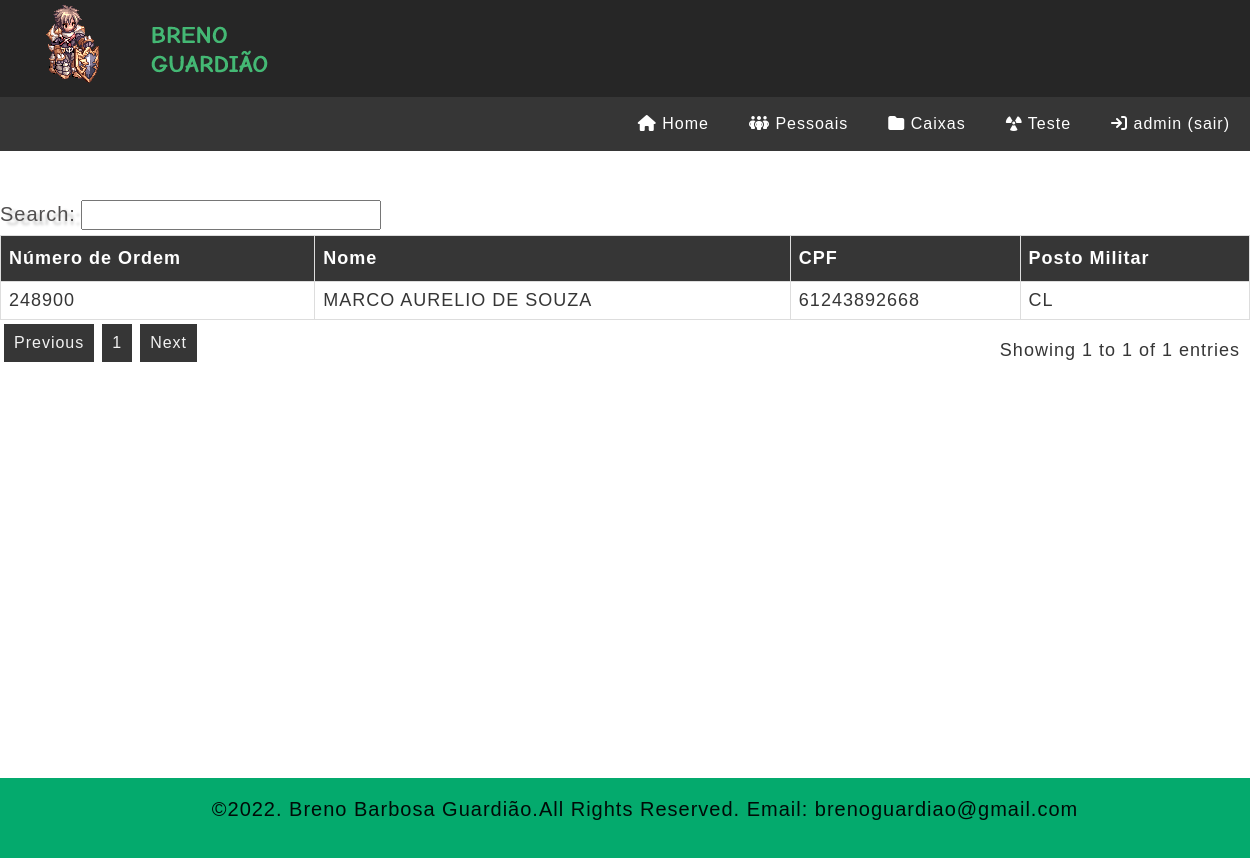
The page /?pagina=pessoais (signed in) on the database its author committed.
### tables this page shows
CREATE TABLE `mai_pessoais` (
  `tipo` char(1) DEFAULT NULL,
  `posto` char(2) DEFAULT NULL,
  `nordem` char(6) DEFAULT NULL,
  `status` char(1) DEFAULT NULL,
  `digito` char(1) DEFAULT NULL,
  `ompag` char(6) DEFAULT NULL,
  `nomeom` char(21) DEFAULT NULL,
  `subom` char(6) DEFAULT NULL,
  `dt` char(5) DEFAULT NULL,
  `nposto` char(2) DEFAULT NULL,
  `esp` char(3) DEFAULT NULL,
  `nome` char(30) DEFAULT NULL,
  `ref` char(2) DEFAULT NULL,
  `cod_esp` char(10) DEFAULT NULL,
  `id` char(10) DEFAULT NULL,
  `cpf` char(11) DEFAULT NULL,
  `banco` char(3) DEFAULT NULL,
  `agencia` char(5) DEFAULT NULL,
  `cc` char(13) DEFAULT NULL,
  `receita` char(13) DEFAULT NULL,
  `despesa` char(13) DEFAULT NULL,
  `liquido` char(13) DEFAULT NULL,
  `anuenio` char(9) DEFAULT NULL,
  `pasep` char(11) DEFAULT NULL,
  `depir` char(2) DEFAULT NULL,
  `depsf` char(5) DEFAULT NULL,
  `quota` char(2) DEFAULT NULL,
  `pm` char(2) DEFAULT NULL,
  `funsa` char(2) DEFAULT NULL,
  `isir` char(1) DEFAULT NULL,
  `margem` char(13) DEFAULT NULL
);

### db.php (called while the page is built, shortened)
<?php
$servidor = "localhost";
$usuario = "root";
$senha = "";
$db = "sdpp";
$conexao = mysqli_connect($servidor, $usuario, $senha, $db);
$query = "SELECT * FROM mai_pessoais";
$consulta_pessoais = mysqli_query($conexao, $query);
?>

### views/pessoais.php (the view, shortened to what this page needs)
<!DOCTYPE html>
<html>
    <head>
        <link rel="stylesheet" href="css/estilo.css">
        <link rel="stylesheet" href="css/tabela.css">
    </head>
    <body>
        <table id="tabela" class="display nowrap" style="width:100%">
<thead>
<tr>
    <th>Número de Ordem</th>
    <th>Nome</th>
    <th>CPF</th>
    <th>Posto Militar</th>
</tr>
</thead>
<?php
    while($linha= mysqli_fetch_array($consulta_pessoais)){
        echo '<tr><td>'.$linha['nordem'].'</td>';
        echo '<td>'.$linha['nome'].'</td>';
        echo '<td>'.$linha['cpf'].'</td>';
        echo '<td>'.$linha['pm'].'</td>';
    }
?>
</table>

### css/estilo.css (style rules this page uses)
* { margin: 0; padding: 0; }
body { font-family: Helvetica, arial; font-size: 18px; color:#363636; position: relative; padding-bottom: 58px; min-height: 100vh; letter-spacing: 1px; }

### css/tabela.css (style rules this page uses)
#tabela { font-family: Arial, Helvetica, sans-serif; border-collapse: collapse; width: 100%; }
#tabela td, #tabela th { border: 1px solid #ddd; padding: 8px; }
#tabela th { padding-top: 12px; padding-bottom: 12px; text-align: left; background-color: #363636; color: white; }

### rows shown on the page
mai_pessoais: nordem "248900", nome "MARCO AURELIO DE SOUZA", cpf "61243892668", pm "CL"

### other values the page prints
$_SESSION['usuario'] "admin"
